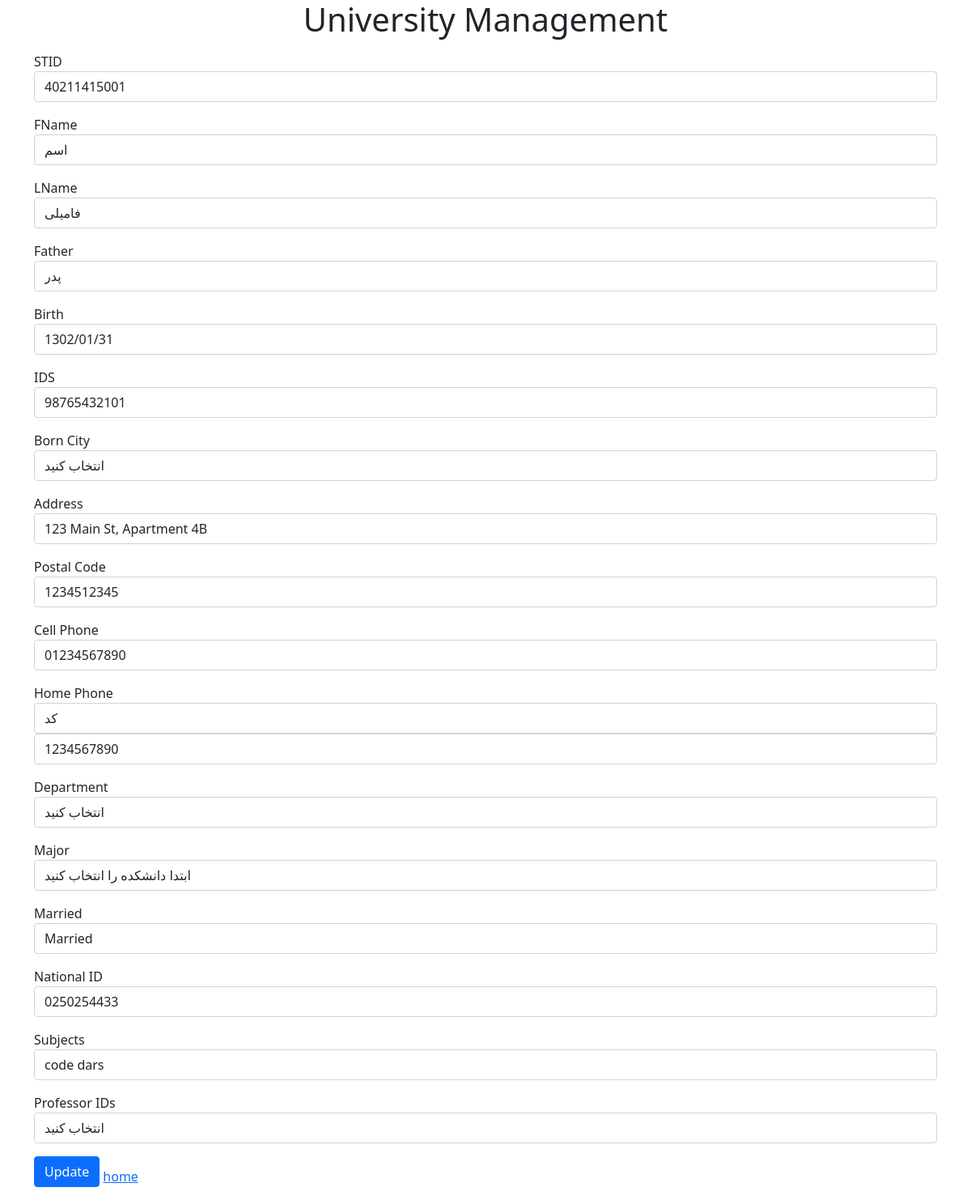
Before: /edit_student/1 with the older database file.
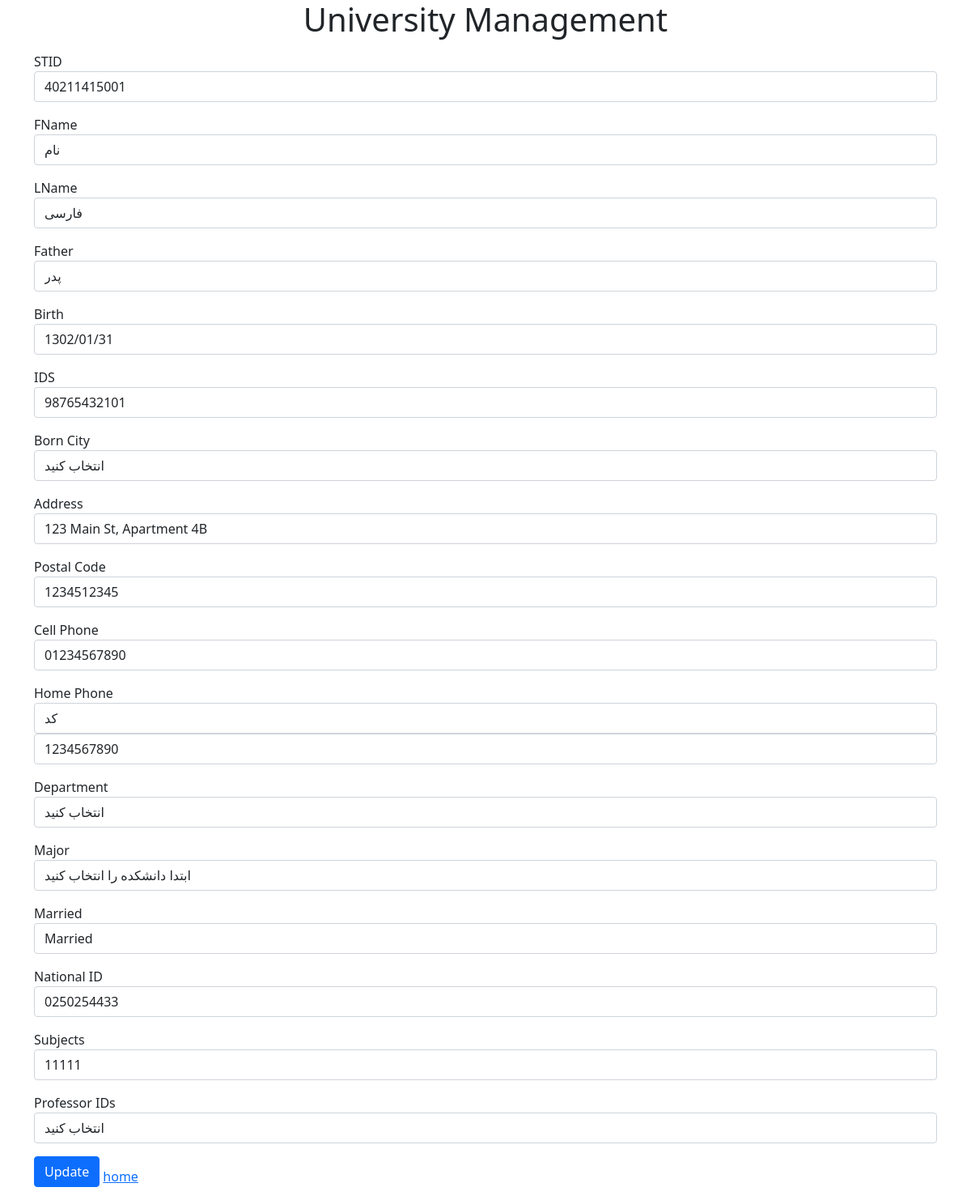
After: the same page with the newer database file.
### models.py (models this page shows, shortened)
class student(Base):
    __tablename__ = 'students'
    id = Column(Integer, primary_key=True, index=True)
    st = Column(String(11), nullable=False)
    fn = Column(String(10), nullable=False)
    ln = Column(String(10), nullable=False)
    f = Column(String(10), nullable=False)
    birth = Column(String(10), nullable=False)
    ids = Column(String(11), nullable=False)
    borncity = Column(String(150), nullable=False)
    address = Column(String(100), nullable=False)
    postalcode = Column(String(10), nullable=False)
    cp = Column(String(11), nullable=False)
    hp = Column(String(10), nullable=False)
    d = Column(String(150), nullable=False)
    m = Column(String(150), nullable=False)
    ma = Column(String(150), nullable=False)
    nid = Column(String(150), nullable=False)
    scid = Column(String(150), nullable=False)
    lids = Column(String(150), nullable=False)

### main.py (the view)
@app.get("/edit_student/{user_id}")
async def edit_student(request: Request, user_id: int, db: Session = Depends(get_db)):
    student = db.query(models.student).filter(models.student.id == user_id).first()
    return templates.TemplateResponse("edit.html", {"request": request, "user": student})

### templates/edit.html (shortened to what this page needs)
{% extends 'base.html' %}
{% block content %}
<form action="/update_student/{{ user.id }}" method="post" onsubmit="return validateForm()">
    <div class="mb-3">
        <label>STID</label>
        <input type="text" name="st" placeholder="STID" class="form-control" value="{{ user.st }}" />
    </div>
    <div class="mb-3">
        <label>FName</label>
        <input type="text" name="fn" placeholder="FName" class="form-control" value="{{ user.fn }}" />
    </div>
    <div class="mb-3">
        <label>LName</label>
        <input type="text" name="ln" placeholder="LName" class="form-control" value="{{ user.ln }}" />
    </div>
    <div class="mb-3">
        <label>Father</label>
        <input type="text" name="f" placeholder="Father" class="form-control" value="{{ user.f }}" />
    </div>
    <div class="mb-3">
        <label>Birth</label>
        <input type="text" name="birth" placeholder="Birth" class="form-control" value="{{ user.birth }}" />
    </div>
    <div class="mb-3">
        <label>IDS</label>
        <input type="text" name="ids" placeholder="IDS" class="form-control" value="{{ user.ids }}" />
    </div>
    <div class="mb-3">
        <label>Born City</label>
        <select id="borncity" name="borncity" class="form-control" required autocomplete="off">
            <option value="" disabled selected>انتخاب کنید</option>
        </select>
    </div>
    <div class="mb-3">
        <label>Address</label>
        <input type="text" name="address" placeholder="Address" class="form-control" value="{{ user.address }}" />
    </div>
    <div class="mb-3">
        <label>Postal Code</label>
        <input type="text" id="postalcode" name="postalcode" placeholder="Postal Code" class="form-control" value="{{ user.postalcode }}" />
    </div>
    <div class="mb-3">
        <label>Cell Phone</label>
        <input type="text" id="cp" name="cp" placeholder="Cell Phone" class="form-control" value="{{ user.cp }}" />
    </div>
    <div class="mb-3">
        <label>Home Phone</label>
        <select id="hp" name="hp" class="form-control" required autocomplete="off">
            <option value="" disabled selected>کد</option>
        </select>
        <input type="text" id="hp" name="hp" placeholder="Home Phone" class="form-control" value="{{ user.hp }}" />
    </div>
    <div class="mb-3">
        <label>Department</label>
        <select id="d" name="d" class="form-control" required autocomplete="off">
            <option value="" disabled selected>انتخاب کنید</option>
        </select>
    </div>
    <div class="mb-3">
        <label>Major</label>
        <select id="m" name="m" class="form-control" required autocomplete="off">
            <option value="" disabled selected>ابتدا دانشکده را انتخاب کنید</option>
        </select>
    </div>
    <div class="mb-3">
        <label>Married</label>
        <select name="ma" class="form-control">
            <option value="Married" {% if user.ma == 'Married' %}selected{% endif %}>Married</option>
        </select>
    </div>
    <div class="mb-3">
        <label>National ID</label>
        <input type="text" id="nid" name="nid" placeholder="National ID" class="form-control" value="{{ user.nid }}" />
    </div>
    <div class="mb-3">
        <label>Subjects</label>
        <input type="text" name="scid" placeholder="Subjects" class="form-control" value="{{ user.scid }}" />
    </div>
    <div class="mb-3">
        <label>Professor IDs</label>
        <select name="lids" class="form-control">
            <option value="" disabled selected>انتخاب کنید</option>
        </select>
    </div>
    <input type="submit" value="Update" class="btn btn-primary mb-3" />
    <a href="/">home</a>
</form>
{% endblock content %}

Changed rows visible on the page:
changed student "پدر": fn "اسم" → "نام"; ln "فامیلی" → "فارسی"; scid "code dars" → "11111"
